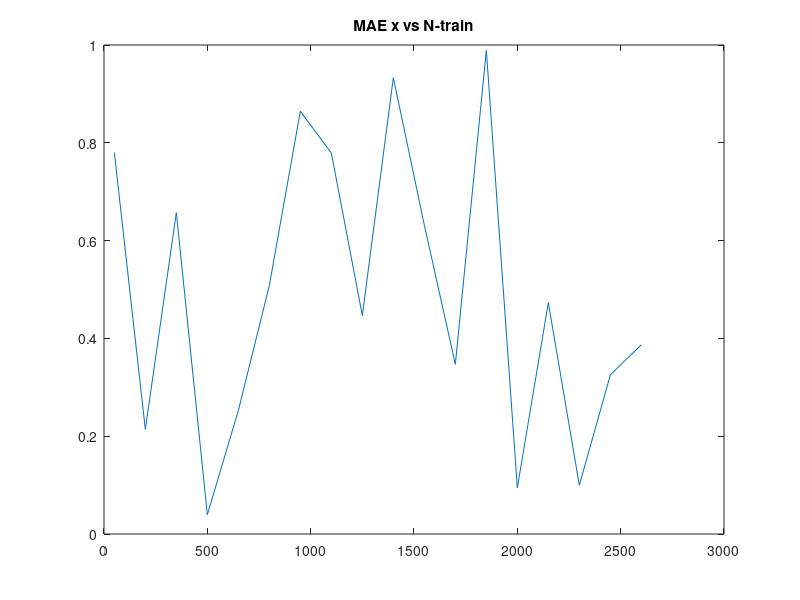
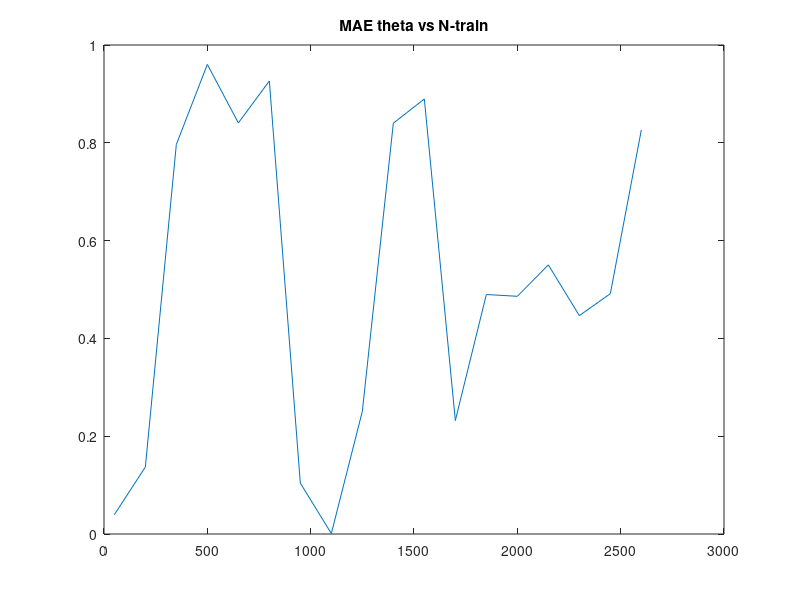
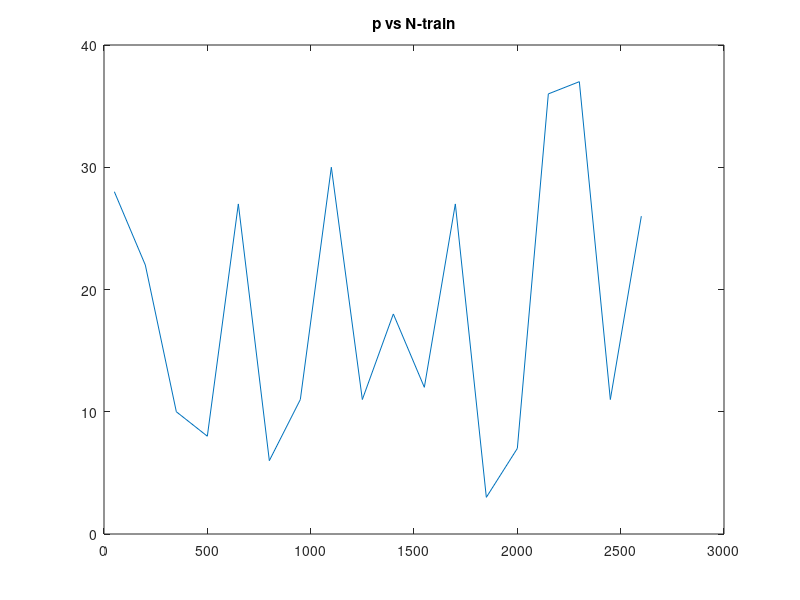
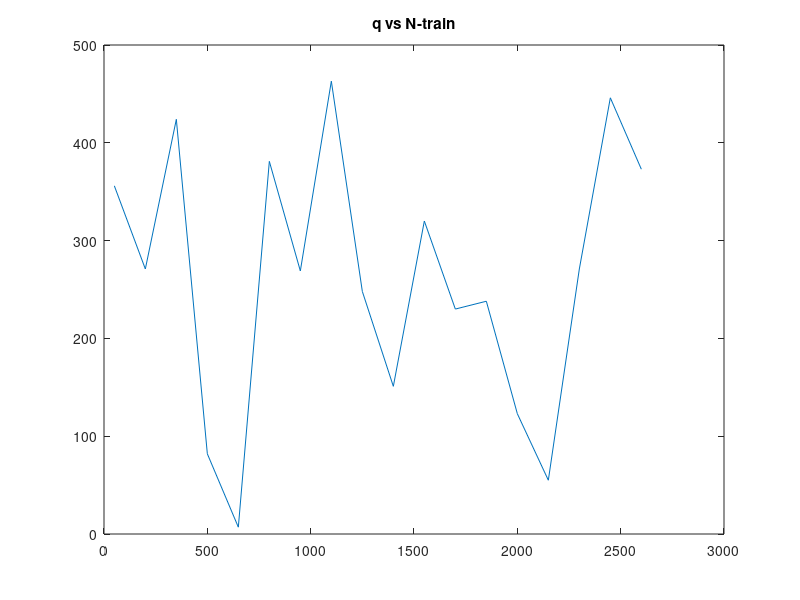

The MATLAB source for these figures, in order:
%% NB, must be for same dataset and same sigma
m=2;
% % 
% N_train_saved = 1100:100:1300; % Previously saved list of N to compute model for
% MAE_saved = rand(m,length(N_train_saved)); % Save best MAE for each N
% p_saved = randi(40,1,length(N_train_saved)); % Save p of best MAE for each N
% q_saved = randi(500,1,length(N_train_saved)); % Save q of best MAE for each N
% time_saved = rand(1,length(N_train_saved)); % Save time taken for each N
% 
N_train_list = 50:150:2600; % List of N to compute model for
MAE_list = rand(m,length(N_train_list)); % Save best MAE for each N
p_list = randi(40,1,length(N_train_list)); % Save p of best MAE for each N
q_list = randi(500,1,length(N_train_list)); % Save q of best MAE for each N
time_list = rand(1,length(N_train_list)); % Save time taken for each N



%% Merge new and saved results
% If two results are for the same N_train, keep the one with the smallest error
try
    load('Data\N_train_error_time_HAVOK_sig=0.mat');
catch
    disp('No saved results to compare to')
    N_train_saved = N_train_list;
    MAE_saved = MAE_list;
    p_saved = p_list;
    q_saved = q_list;
    time_saved = time_list;
end
% 
% saved = [N_train_saved', mean(MAE_saved',2)]
% list = [N_train_list', mean(MAE_list', 2)]

li = 1; % List index
si = 1; % Saved index

for k=1:1e10 % Basically while true
    if N_train_list(li) < N_train_saved(si) % list smaller
        N_train_saved   = insert(N_train_saved, si, N_train_list(li));
        MAE_saved       = insert(MAE_saved, si, MAE_list(:,li));
        p_saved         = insert(p_saved, si, p_list(li));
        q_saved         = insert(q_saved, si, q_list(li));
        time_saved      = insert(time_saved, si, time_list(li));
 
        si = si+1; % increment indices
        li = li+1;
    
    elseif N_train_list(li) == N_train_saved(si) % list equal
        if mean(MAE_list(:,li)) < mean(MAE_saved(:,si)) % If list has smaller MAE
            MAE_saved(:,si) = MAE_list(:,li);
            p_saved(si) = p_list(li);
            q_saved(si) = q_list(li);
            time_saved(si) = time_list(li);
        end
        
        si = si+1; % Increment indices
        li = li+1;
    
    else % list bigger
        si = si+1; % Keep comparing current li, only increment si
    end
    
    s_max = length(N_train_saved);
    l_max = length(N_train_list);
    
    if li > l_max % If all items in list checked
        break; 
    
    elseif si > s_max % If all in saved compared already
        N_train_saved = [N_train_saved, N_train_list(li:end)]; % Append rest of list to saved
        MAE_saved = [MAE_saved, MAE_list(:, li:end)]; % Append rest of list to saved
        p_saved = [p_saved, p_list(li:end)]; 
        q_saved = [q_saved, q_list(li:end)]; % Append rest of list to saved
        time_saved = [time_saved, time_list(li:end)]; % Append rest of list to saved   
        break;
    end
    
end

% new_saved = [N_train_saved', mean(MAE_saved', 2)]

% Save the results to append to later
save('Data\N_train_error_time_HAVOK_sig=0.mat', 'N_train_saved', 'MAE_saved', 'p_saved', 'q_saved', 'time_saved');
%%
figure(1), plot(N_train_saved,MAE_saved(1,:)), title('MAE x vs N-train')
figure(2), plot(N_train_saved,MAE_saved(2,:)), title('MAE theta vs N-train')
figure(3), plot(N_train_saved,p_saved), title('p vs N-train')
figure(4), plot(N_train_saved,q_saved), title('q vs N-train')
figure(5), plot(N_train_saved,time_saved), title('time vs N-train')

% bar(mean(MAE_saved',2))

function new_array = insert(array, index, entry)
    if index == 1 % to avoid index-1 = 0
        new_array = [entry, array];
    else
        new_array = [array(:, 1:index-1), entry, array(:, index:end)];
    end
end

